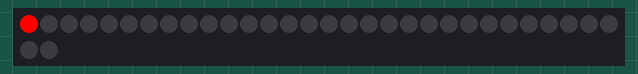
This sketch was run on a simulated Arduino Uno, built with avr-gcc and run on an emulated ATmega328P. Parts: 32 RGB LEDs in strip order, left to right, continuing on the next row.

Above: at 0.05 s.
At 0.76 s:
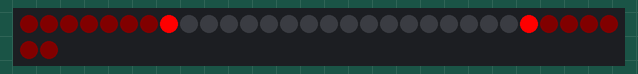
At 1.47 s:
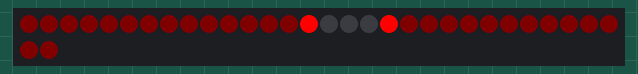
At 3.21 s:
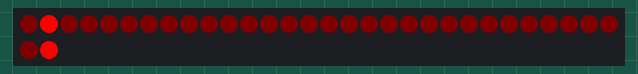
At 3.9 s:
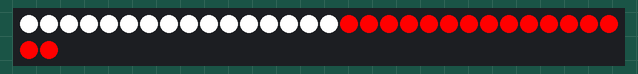

The sketch:

licht.ino
```cpp
#include <Adafruit_NeoPixel.h> // Library einbinden

#define N_LEDS 32 //Anzahl LEDs
#define PIN     6 //Output Pin für den LED Daten Input

//NeoPixels initialisieren
Adafruit_NeoPixel strip = Adafruit_NeoPixel(N_LEDS, PIN, NEO_GRB + NEO_KHZ800);

int delayval = 1000; //1000 Milli Sekunden
int delayval2 = 100; //100 Milli Sekunden
int start = 0; //Läuft das Skript zum ersten mal?

void setup() {
  strip.begin();
}


void loop() {

  if(start == 0){ // Skript läuft das erste mal! Anschalt Sequenz anzeigen.

   // Lauflicht Rot
   for(int i=0;i<N_LEDS;i++){

      strip.setPixelColor(i, strip.Color(255,0,0));
      strip.setPixelColor(N_LEDS-i, strip.Color(255,0,0));
      strip.setPixelColor(i-1, strip.Color(5,0,0));
      strip.setPixelColor(N_LEDS-i+1, strip.Color(5,0,0));
      strip.show();
      delay(delayval2);

    }

    // Blau Blinken
    for(int i=0;i<N_LEDS;i++){
      strip.setPixelColor(i, strip.Color(0,0,255)); // Blau an
      strip.show();
    }

    delay(delayval2);    // warten

    for(int i=0;i<N_LEDS;i++){
      strip.setPixelColor(i, strip.Color(0,0,0)); // Blau aus
      strip.show();
    }

    delay(delayval2);   // warten

    for(int i=0;i<N_LEDS;i++){
      strip.setPixelColor(i, strip.Color(0,0,255)); // Blau an
      strip.show();
    }

    delay(delayval2); // warten
    delay(delayval2); // warten

    // Start vorbei, nicht noch mal ausführen
    start=1;
  }

  //Lichter vorne Weiss anschalten
  for(int i=0;i<(N_LEDS/2);i++){
    strip.setPixelColor(i, strip.Color(255,255,255));
    strip.show();
  }

  // Lichter hinten Rot anschalten
  for(int i=(N_LEDS/2);i<N_LEDS;i++){
    strip.setPixelColor(i, strip.Color(255,0,0));
    strip.show();
  }

  delay(delayval);

}
```
